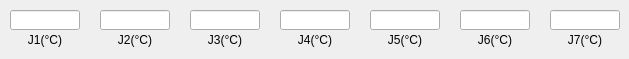
       <widget class="QWidget" name="J1_page">
        <widget class="QLineEdit" name="J12_lineEdit">
         <property name="geometry">
          <rect>
           <x>100</x>
           <y>10</y>
           <width>70</width>
           <height>20</height>
          </rect>
         </property>
        </widget>
        <widget class="QLabel" name="J17_Label">
         <property name="geometry">
          <rect>
           <x>550</x>
           <y>30</y>
           <width>70</width>
           <height>20</height>
          </rect>
         </property>
         <property name="text">
          <string>J7(°C)</string>
         </property>
         <property name="alignment">
          <set>Qt::AlignCenter</set>
         </property>
        </widget>
        <widget class="QLineEdit" name="J14_lineEdit">
         <property name="geometry">
          <rect>
           <x>280</x>
           <y>10</y>
           <width>70</width>
           <height>20</height>
          </rect>
         </property>
         <property name="text">
          <string/>
         </property>
        </widget>
        <widget class="QLabel" name="J15_Label">
         <property name="geometry">
          <rect>
           <x>370</x>
           <y>30</y>
           <width>70</width>
           <height>20</height>
          </rect>
         </property>
         <property name="text">
          <string>J5(°C)</string>
         </property>
         <property name="alignment">
          <set>Qt::AlignCenter</set>
         </property>
        </widget>
        <widget class="QLabel" name="J16_Label">
         <property name="geometry">
          <rect>
           <x>460</x>
           <y>30</y>
           <width>70</width>
           <height>20</height>
          </rect>
         </property>
         <property name="text">
          <string>J6(°C)</string>
         </property>
         <property name="alignment">
          <set>Qt::AlignCenter</set>
         </property>
        </widget>
        <widget class="QLineEdit" name="J11_lineEdit">
         <property name="geometry">
          <rect>
           <x>10</x>
           <y>10</y>
           <width>70</width>
           <height>20</height>
          </rect>
         </property>
        </widget>
        <widget class="QLabel" name="J11_Label">
         <property name="geometry">
          <rect>
           <x>10</x>
           <y>30</y>
           <width>70</width>
           <height>20</height>
          </rect>
         </property>
         <property name="text">
          <string>J1(°C)</string>
         </property>
         <property name="alignment">
          <set>Qt::AlignCenter</set>
         </property>
        </widget>
        <widget class="QLabel" name="J12_Label">
         <property name="geometry">
          <rect>
           <x>100</x>
           <y>30</y>
           <width>70</width>
           <height>20</height>
          </rect>
         </property>
         <property name="text">
          <string>J2(°C)</string>
         </property>
         <property name="alignment">
          <set>Qt::AlignCenter</set>
         </property>
        </widget>
        <widget class="QLineEdit" name="J13_lineEdit">
         <property name="geometry">
          <rect>
           <x>190</x>
           <y>10</y>
           <width>70</width>
           <height>20</height>
          </rect>
         </property>
         <property name="text">
          <string/>
         </property>
        </widget>
        <widget class="QLineEdit" name="J16_lineEdit">
         <property name="geometry">
          <rect>
           <x>460</x>
           <y>10</y>
           <width>70</width>
           <height>20</height>
          </rect>
         </property>
         <property name="text">
          <string/>
         </property>
        </widget>
        <widget class="QLabel" name="J14_Label">
         <property name="geometry">
          <rect>
           <x>280</x>
           <y>30</y>
           <width>70</width>
           <height>20</height>
          </rect>
         </property>
         <property name="text">
          <string>J4(°C)</string>
         </property>
         <property name="alignment">
          <set>Qt::AlignCenter</set>
         </property>
        </widget>
        <widget class="QLineEdit" name="J15_lineEdit">
         <property name="geometry">
          <rect>
           <x>370</x>
           <y>10</y>
           <width>70</width>
           <height>20</height>
          </rect>
         </property>
         <property name="text">
          <string/>
         </property>
        </widget>
        <widget class="QLabel" name="J13_Label">
         <property name="geometry">
          <rect>
           <x>190</x>
           <y>30</y>
           <width>70</width>
           <height>20</height>
          </rect>
         </property>
         <property name="text">
          <string>J3(°C)</string>
         </property>
         <property name="alignment">
          <set>Qt::AlignCenter</set>
         </property>
        </widget>
        <widget class="QLineEdit" name="J17_lineEdit">
         <property name="geometry">
          <rect>
           <x>550</x>
           <y>10</y>
           <width>70</width>
           <height>20</height>
          </rect>
         </property>
         <property name="text">
          <string/>
         </property>
        </widget>
       </widget>
